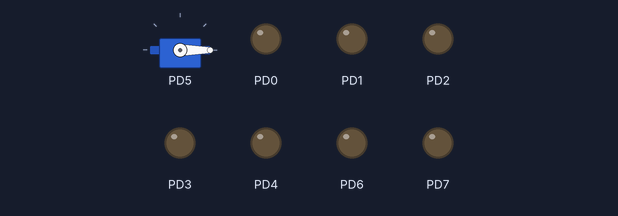
Recording of a program running on a simulated ATmega32, built with avr-gcc and emulated at 1 MHz. Shown: servo, output pins drawn as LEDs (lit = HIGH). Servo pulses on a pin are drawn as a servo (544–2400 µs = 0–180°); pins used as bus, display or sensor lines are not drawn.

Above: at 0.05 s.
At 2.05 s:
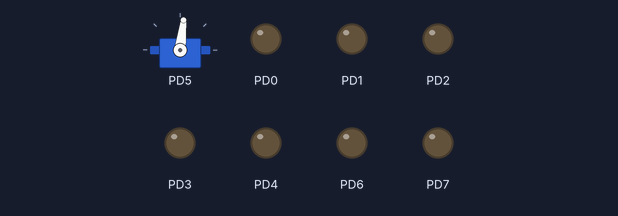
At 4.0 s:
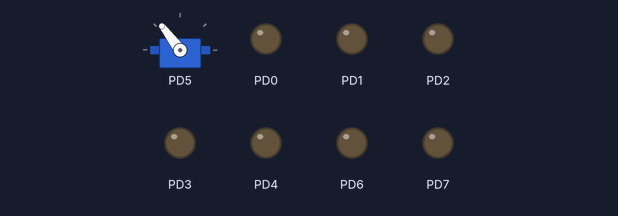
At 7.95 s:
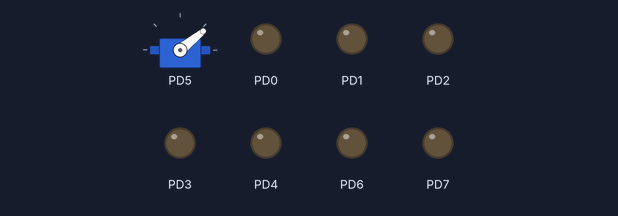
Timing chart, 0 to 10.4 s (numbered marks = the images above):
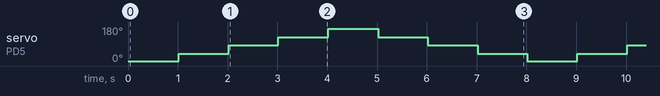

The program:

main.cpp
```cpp
#include <avr/io.h>

#include <util/delay.h>

#define F_CPU 1000000UL

#define SERVO_MAX 2300
#define SERVO_MIN 500

unsigned short degreeToOcr(int degree){
	return (SERVO_MIN + (SERVO_MAX-SERVO_MIN)/180*degree);//(1000)*(1 + degree/180);
}

int main()
{
	//Configure TIMER1
	TCCR1A|=(1<<COM1A1)|(1<<COM1A0)|(1<<WGM11);        //NON Inverted PWM
	TCCR1B|=(1<<WGM13)|(1<<WGM12)|(1<<CS10); //PRESCALER=64 MODE 14(FAST PWM)

	ICR1=19999;  //fPWM=50Hz (Period = 20ms Standard).

	DDRD|=0xFF;//(1<<PD4);   //PWM Pins as Out

	while(1)
	{
		OCR1A=ICR1-degreeToOcr(0);   //0 degree 500;//
		_delay_ms(1000);

		OCR1A=ICR1-degreeToOcr(45);   //45 degree 950;//
		_delay_ms(1000);

		OCR1A=ICR1-degreeToOcr(90);   //90 degree 1400;//
		_delay_ms(1000);

		OCR1A=ICR1-degreeToOcr(135);   //135 degree ;//
		_delay_ms(1000);

		OCR1A=ICR1-degreeToOcr(180);  //180 degree 2300;//
		_delay_ms(1000);

		OCR1A=ICR1-degreeToOcr(135);   //135 degree ;//
		_delay_ms(1000);

		OCR1A=ICR1-degreeToOcr(90);   //90 degree 1400;//
		_delay_ms(1000);

		OCR1A=ICR1-degreeToOcr(45);   //45 degree 950;//
		_delay_ms(1000);
	}
}
```

Measured:
- by itself, servo on PD5: repeats every 8.0 s: 83° 1.0 s, 127° 1.0 s, 170° 1.0 s, 127° 1.0 s, 83° 1.0 s, 39° 1.0 s, 0° 1.0 s, 39° 1.0 s
